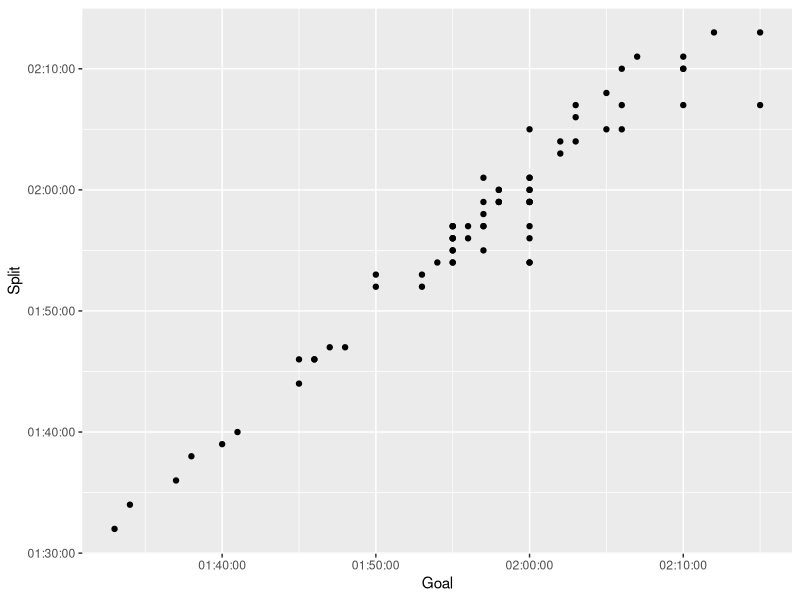

Write R code to recreate this figure. (Note: this script raises an error after producing the figure.)
## ---- chunk 1
library(readr)
library(tidyverse)
library(ggplot2)
crew2k <- read_csv("keelinjoyce/rowing/crew2k.csv")
crew6k <- read_csv("keelinjoyce/rowing/crew6k.csv")
## ---- chunk 2
ggplot(data = crew6k, aes(x = Goal, y = Split)) +
  geom_point()

crew6k <- crew6k |> filter(Date == "6-Feb" | Date == "27-Feb") |> 
  mutate(Piece = factor(Piece)) |>
  group_by(ID) |>
  mutate(n = n()) |>
  filter(n == 2)

crew6k_wide <- crew6k |> pivot_wider(id_cols = 
                                          ID,
                            names_from = "Date",
                            values_from = "Time") |>
  mutate(diff = `27-Feb` - `6-Feb`)

crew6k_change <- crew6k |> group_by(ID) |>
  mutate(diff = diff(Split)) |>
  ungroup() |>
  mutate(change = if_else(diff > 0,
                          true = "inc",
                          false = "dec"))

ggplot(data = crew6k_change, aes(x = Date, y = Split)) +
         geom_line(aes(group = ID, colour = change), alpha = 0.3) +
  theme_minimal() +
  scale_color_manual(values = c("#DC3220", "#005AB5")) +
  scale_y_reverse()

## ---- chunk 3
crew2k <- crew2k |> filter(Date == "17-Mar" | Date == "12-Feb" | Date == "16-Feb" | Date == "18-Mar") |> 
  group_by(ID) |>
  mutate(n = n()) |>
  filter(n == 2) |>
  mutate(test = if_else(Date == "12-Feb" | Date == "16-Feb",
                          true = "first",
                          false = "second"))|>
  mutate(Time = factor(Time))

crew2k_wide <- crew2k |> pivot_wider(id_cols = 
                                          ID,
                            names_from = "test",
                            values_from = "Time") 

crew2k_change <- crew2k_wide |> 
  mutate(change = if_else(second > first,
                          true = "inc",
                          false = "dec"))

ggplot(data = crew2k_change, aes(x = test, y = Split)) +
         geom_line(aes(group = ID, colour = change), alpha = 0.3) +
  theme_minimal() +
  scale_color_manual(values = c("#DC3220", "#005AB5")) +
  scale_y_reverse()
